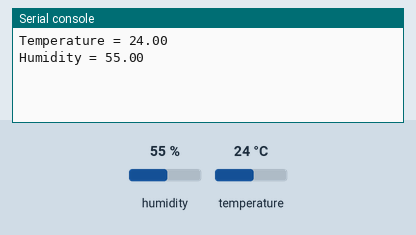
Recording of a program running on a simulated MicroPython board. Parts: the last lines printed to the serial console. Inputs (shaded band) come from the test bench; at power-on: humidity 55 %, temperature 24 °C.

Above: at 1.2 s.
1.3 s: humidity set to 22 %
At 4.1 s:
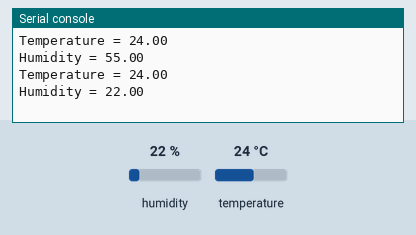
5.2 s: temperature set to 12 °C
At 7.2 s:
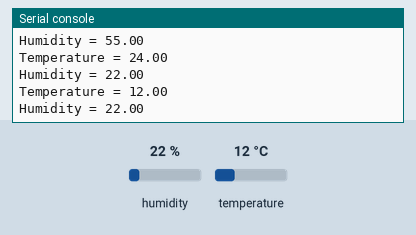
9.1 s: humidity set to 40 %
At 13.4 s:
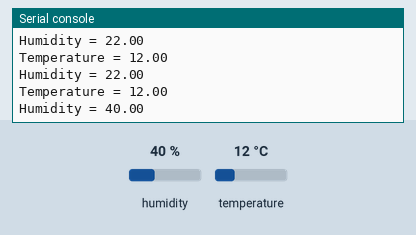
Timing chart, 0 to 14.9 s (numbered marks = the images above; inputs shaded):
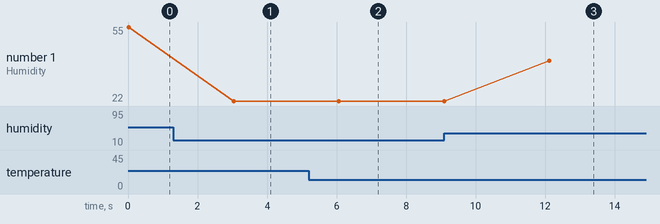

The program:

dht22.py
```python
from machine import Pin
from time import sleep
import dht

sensor = dht.DHT22(Pin(5))

while True:
    try:
        sensor.measure()
        print("Temperature = %.2f" % sensor.temperature())
        print("Humidity = %.2f" % sensor.humidity())
        sleep(3)

    except OSError:
        print("Failed to read sensor")
        sleep(3)
```

Measured:
- after the input at 1.3 s, the serial console: prints a new line after 1.7 s (image 1)
- after the input at 5.2 s, the serial console: prints a new line after 0.87 s (image 2)
- after the input at 9.1 s, the serial console: prints a new line after 3.0 s (image 3)
- plotted number 1: 55 → 22 after the input at 1.3 s, 22 → 40 after the input at 9.1 s
